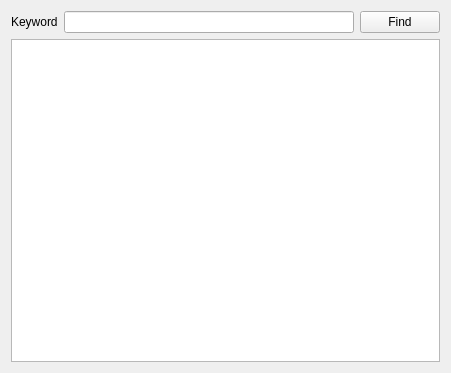
<?xml version="1.0" encoding="UTF-8"?>
<ui version="4.0">
 <class>TextFinder</class>
 <widget class="QWidget" name="TextFinder">
  <property name="geometry">
   <rect>
    <x>0</x>
    <y>0</y>
    <width>451</width>
    <height>373</height>
   </rect>
  </property>
  <property name="windowTitle">
   <string>TextFinder</string>
  </property>
  <layout class="QVBoxLayout" name="verticalLayout">
   <item>
    <layout class="QHBoxLayout" name="horizontalLayout">
     <item>
      <widget class="QLabel" name="label">
       <property name="text">
        <string>Keyword</string>
       </property>
      </widget>
     </item>
     <item>
      <widget class="QLineEdit" name="lineEdit"/>
     </item>
     <item>
      <widget class="QPushButton" name="findButton">
       <property name="text">
        <string>Find</string>
       </property>
      </widget>
     </item>
    </layout>
   </item>
   <item>
    <widget class="QTextEdit" name="textEdit"/>
   </item>
  </layout>
 </widget>
 <layoutdefault spacing="6" margin="11"/>
 <resources/>
 <connections/>
</ui>
